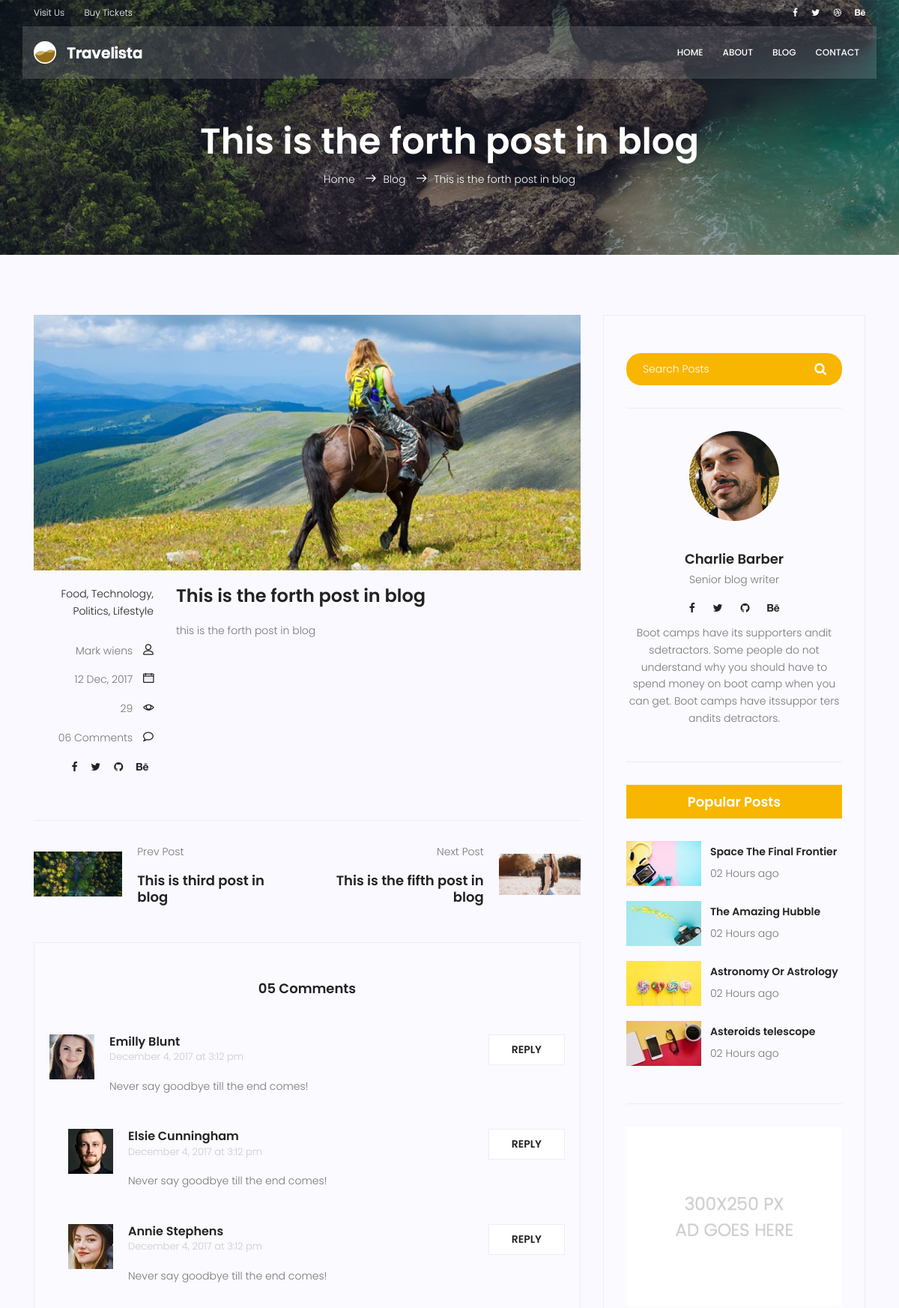
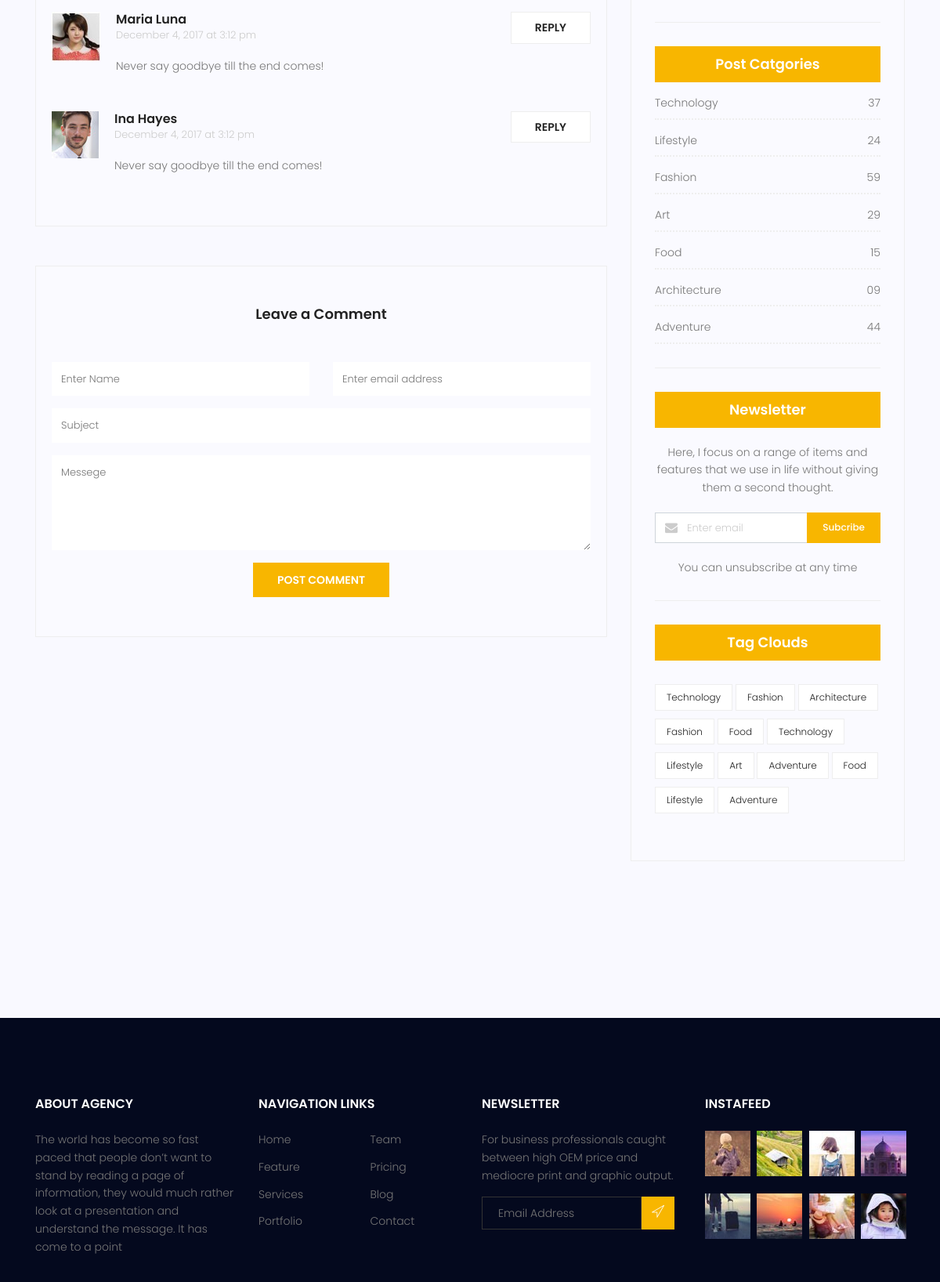
/blog/5/ (upper part), run on the app's committed database (2 pictures, top to bottom).
### blog/models.py (models this page shows, shortened)
class Post (models.Model) :
    image = models.ImageField(upload_to = 'blog/',default = 'blog/default.jpg')
    author = models.ForeignKey(User,on_delete=models.SET_NULL,null=True)
    title = models.CharField (max_length = 255)
    content = models.TextField ()
    category = models.ManyToManyField (Category)
    counted_view = models.IntegerField (default = 0)
    status = models.BooleanField (default = False)
    published_date = models.DateTimeField (null = True)
    created_date = models.DateTimeField (auto_now_add = True)
    update_date = models.DateTimeField (auto_now = True)
    class Meta:
        ordering = ['-created_date']

### blog/views.py (the view)
# urls.py: path('<int:pid>/', blog_single, name="single"),
def blog_single(request, pid):
    post = get_object_or_404(Post, pk=pid, status=1, published_date__lte=timezone.now())
    next_post = Post.objects.filter(id__gt=post.id, status = 1).order_by('id').first()
    previous_post = Post.objects.filter(id__lt=post.id, status = 1).order_by('-id').first()
    context = {'post': post, 'counted_view': post.counted_view, 'next_post': next_post, 'previous_post': previous_post}
    post.counted_view += 1
    post.save()
    return render(request, "blog/blog-single.html", context)

### templates/blog/blog-single.html (shortened to what this page needs)
{% extends 'base.html' %}
{% load static %}
{% block content %}
<section class="relative about-banner">
	<div class="overlay overlay-bg"></div>
	<div class="container">
		<div class="row d-flex align-items-center justify-content-center">
			<div class="about-content col-lg-12">
				<h1 class="text-white">
					{{post.title}}
				</h1>
				<p class="text-white link-nav"><a href="{% url 'website:index' %}">Home </a> <span
						class="lnr lnr-arrow-right"></span><a href="{% url 'blog:index' %}">Blog </a> <span
						class="lnr lnr-arrow-right"></span>{{post.title}}</p>
			</div>
		</div>
	</div>
</section>
<section class="post-content-area single-post-area">
	<div class="container">
		<div class="row">
			<div class="col-lg-8 posts-list">
				<div class="single-post row">
					<div class="col-lg-12">
						<div class="feature-img">
							<img class="img-fluid" src="{% static 'img/blog/feature-img1.jpg' %}" alt="">
						</div>
					</div>
					<div class="col-lg-3  col-md-3 meta-details">
						<ul class="tags">
							<li><a href="#">Food,</a></li>
							<li><a href="#">Technology,</a></li>
							<li><a href="#">Politics,</a></li>
							<li><a href="#">Lifestyle</a></li>
						</ul>
						<div class="user-details row">
							<p class="user-name col-lg-12 col-md-12 col-6"><a href="#">Mark wiens</a> <span
									class="lnr lnr-user"></span></p>
							<p class="date col-lg-12 col-md-12 col-6"><a href="#">12 Dec, 2017</a> <span
									class="lnr lnr-calendar-full"></span></p>
							<p class="view col-lg-12 col-md-12 col-6"><a href="#">{{post.counted_view}}</a> <span
									class="lnr lnr-eye"></span></p>
							<p class="comments col-lg-12 col-md-12 col-6"><a href="#">06 Comments</a> <span
									class="lnr lnr-bubble"></span></p>
							<ul class="social-links col-lg-12 col-md-12 col-6">
								<li><a href="#"><i class="fa fa-facebook"></i></a></li>
								<li><a href="#"><i class="fa fa-twitter"></i></a></li>
								<li><a href="#"><i class="fa fa-github"></i></a></li>
								<li><a href="#"><i class="fa fa-behance"></i></a></li>
							</ul>
						</div>
					</div>
					<div class="col-lg-9 col-md-9">
						<h3 class="mt-20 mb-20">{{post.title}}</h3>
						<p class="excert">
							{{post.content}}
						</p>
					</div>
				</div>
				<div class="navigation-area">
					<div class="row">
						<div
							class="col-lg-6 col-md-6 col-12 nav-left flex-row d-flex justify-content-start align-items-center">
							<div class="thumb">
								<a href="#"><img class="img-fluid" src="{{ previous_post.image.url }}" alt="{{ previous_post.title }}" width="120px"></a>
							</div>
							<div class="arrow">
								<a href="/blog/{{ previous_post.id }}/"></a>
							</div>
							<div class="detials">
								{% if previous_post %}
								<p>Prev Post</p>
								<a href="/blog/{{ previous_post.id }}/">
									<h4>{{ previous_post.title }}</h4>
								</a>
								{% endif %}
							</div>
						</div>
						<div
							class="col-lg-6 col-md-6 col-12 nav-right flex-row d-flex justify-content-end align-items-center">
							<div class="detials">
								{% if next_post %}
								<p>Next Post</p>
								<a href="/blog/{{ next_post.id }}/">
									<h4>{{ next_post.title }}</h4>
								</a>
								{% endif %}
							</div>
							<div class="arrow">
								<a href="/blog/{{ next_post.id }}/"></a>
							</div>
							<div class="thumb">
								<a href="/blog/{{ next_post.id }}/"><img class="img-fluid" src="{{ next_post.image.url }}" alt="{{ next_post.title }}" width="120px"></a>
							</div>
						</div>
					</div>
				</div>
				<div class="comments-area">
					<h4>05 Comments</h4>
					<div class="comment-list">
						<div class="single-comment justify-content-between d-flex">
							<div class="user justify-content-between d-flex">
								<div class="thumb">
									<img src="{% static 'img/blog/c1.jpg' %}" alt="">
								</div>
								<div class="desc">
									<h5><a href="#">Emilly Blunt</a></h5>
									<p class="date">December 4, 2017 at 3:12 pm </p>
									<p class="comment">
										Never say goodbye till the end comes!
									</p>
								</div>
							</div>
							<div class="reply-btn">
								<a href="" class="btn-reply text-uppercase">reply</a>
							</div>
						</div>
					</div>
					<div class="comment-list left-padding">
						<div class="single-comment justify-content-between d-flex">
							<div class="user justify-content-between d-flex">
								<div class="thumb">
									<img src="{% static 'img/blog/c2.jpg' %}" alt="">
								</div>
								<div class="desc">
									<h5><a href="#">Elsie Cunningham</a></h5>
									<p class="date">December 4, 2017 at 3:12 pm </p>
									<p class="comment">
										Never say goodbye till the end comes!
									</p>
								</div>
							</div>
							<div class="reply-btn">
								<a href="" class="btn-reply text-uppercase">reply</a>
							</div>
						</div>
					</div>
					<div class="comment-list left-padding">
						<div class="single-comment justify-content-between d-flex">
							<div class="user justify-content-between d-flex">
								<div class="thumb">
									<img src="{% static 'img/blog/c3.jpg' %}" alt="">
								</div>
								<div class="desc">
									<h5><a href="#">Annie Stephens</a></h5>
									<p class="date">December 4, 2017 at 3:12 pm </p>
									<p class="comment">
										Never say goodbye till the end comes!
									</p>
								</div>
							</div>
							<div class="reply-btn">
								<a href="" class="btn-reply text-uppercase">reply</a>
							</div>
						</div>
					</div>
					<div class="comment-list">
						<div class="single-comment justify-content-between d-flex">
							<div class="user justify-content-between d-flex">
								<div class="thumb">
									<img src="{% static 'img/blog/c4.jpg' %}" alt="">
								</div>
								<div class="desc">
									<h5><a href="#">Maria Luna</a></h5>
									<p class="date">December 4, 2017 at 3:12 pm </p>
									<p class="comment">
										Never say goodbye till the end comes!
									</p>
								</div>
							</div>
							<div class="reply-btn">
								<a href="" class="btn-reply text-uppercase">reply</a>
							</div>
						</div>
					</div>
					<div class="comment-list">
						<div class="single-comment justify-content-between d-flex">
							<div class="user justify-content-between d-flex">
								<div class="thumb">
									<img src="{% static 'img/blog/c5.jpg' %}" alt="">
								</div>
								<div class="desc">
									<h5><a href="#">Ina Hayes</a></h5>
									<p class="date">December 4, 2017 at 3:12 pm </p>
									<p class="comment">
										Never say goodbye till the end comes!
									</p>
								</div>
							</div>
							<div class="reply-btn">
								<a href="" class="btn-reply text-uppercase">reply</a>
							</div>
						</div>
					</div>
				</div>
				<div class="comment-form">
					<h4>Leave a Comment</h4>
					<form>
						<div class="form-group form-inline">
							<div class="form-group col-lg-6 col-md-12 name">
								<input type="text" class="form-control" id="name" placeholder="Enter Name"
									onfocus="this.placeholder = ''" onblur="this.placeholder = 'Enter Name'">
							</div>
							<div class="form-group col-lg-6 col-md-12 email">
								<input type="email" class="form-control" id="email" placeholder="Enter email address"
									onfocus="this.placeholder = ''" onblur="this.placeholder = 'Enter email address'">
							</div>
						</div>
						<div class="form-group">
							<input type="text" class="form-control" id="subject" placeholder="Subject"
								onfocus="this.placeholder = ''" onblur="this.placeholder = 'Subject'">
						</div>
						<div class="form-group">
							<textarea class="form-control mb-10" rows="5" name="message" placeholder="Messege"
								onfocus="this.placeholder = ''" onblur="this.placeholder = 'Messege'"
								required=""></textarea>
						</div>
						<a href="#" class="primary-btn text-uppercase">Post Comment</a>
					</form>
				</div>
			</div>
			<div class="col-lg-4 sidebar-widgets">
				<div class="widget-wrap">
					<div class="single-sidebar-widget search-widget">
						<form class="search-form" action="#">
							<input placeholder="Search Posts" name="search" type="text" onfocus="this.placeholder = ''"
								onblur="this.placeholder = 'Search Posts'">
							<button type="submit"><i class="fa fa-search"></i></button>
						</form>
					</div>
					<div class="single-sidebar-widget user-info-widget">
						<img src="{% static 'img/blog/user-info.png' %}" alt="">
						<a href="#">
							<h4>Charlie Barber</h4>
						</a>
						<p>
							Senior blog writer
						</p>
						<ul class="social-links">
							<li><a href="#"><i class="fa fa-facebook"></i></a></li>
							<li><a href="#"><i class="fa fa-twitter"></i></a></li>
							<li><a href="#"><i class="fa fa-github"></i></a></li>
							<li><a href="#"><i class="fa fa-behance"></i></a></li>
						</ul>
						<p>
							Boot camps have its supporters andit sdetractors. Some people do not understand why you
							should have to spend money on boot camp when you can get. Boot camps have itssuppor ters
							andits detractors.
						</p>
					</div>
					<div class="single-sidebar-widget popular-post-widget">
						<h4 class="popular-title">Popular Posts</h4>
						<div class="popular-post-list">
							<div class="single-post-list d-flex flex-row align-items-center">
								<div class="thumb">
									<img class="img-fluid" src="{% static 'img/blog/pp1.jpg' %}" alt="">
								</div>
								<div class="details">
									<a href="blog-single.html">
										<h6>Space The Final Frontier</h6>
									</a>
									<p>02 Hours ago</p>
								</div>
							</div>
							<div class="single-post-list d-flex flex-row align-items-center">
								<div class="thumb">
									<img class="img-fluid" src="{% static 'img/blog/pp2.jpg' %}" alt="">
								</div>
								<div class="details">
									<a href="blog-single.html">
										<h6>The Amazing Hubble</h6>
									</a>
									<p>02 Hours ago</p>
								</div>
							</div>
							<div class="single-post-list d-flex flex-row align-items-center">
								<div class="thumb">
									<img class="img-fluid" src="{% static 'img/blog/pp3.jpg' %}" alt="">
								</div>
								<div class="details">
									<a href="blog-single.html">
										<h6>Astronomy Or Astrology</h6>
									</a>
									<p>02 Hours ago</p>
								</div>
							</div>
							<div class="single-post-list d-flex flex-row align-items-center">
								<div class="thumb">
									<img class="img-fluid" src="{% static 'img/blog/pp4.jpg' %}" alt="">
								</div>
								<div class="details">
									<a href="blog-single.html">
										<h6>Asteroids telescope</h6>
									</a>
									<p>02 Hours ago</p>
								</div>
							</div>
						</div>
					</div>
					<div class="single-sidebar-widget ads-widget">
						<a href="#"><img class="img-fluid" src="{% static 'img/blog/ads-banner.jpg' %}" alt=""></a>
					</div>
					<div class="single-sidebar-widget post-category-widget">
						<h4 class="category-title">Post Catgories</h4>
						<ul class="cat-list">
							<li>
								<a href="#" class="d-flex justify-content-between">
									<p>Technology</p>
									<p>37</p>
								</a>
							</li>
							<li>
								<a href="#" class="d-flex justify-content-between">
									<p>Lifestyle</p>
									<p>24</p>
								</a>
							</li>
							<li>
								<a href="#" class="d-flex justify-content-between">
									<p>Fashion</p>
									<p>59</p>
								</a>
							</li>
							<li>
								<a href="#" class="d-flex justify-content-between">
									<p>Art</p>
									<p>29</p>
								</a>
							</li>
							<li>
								<a href="#" class="d-flex justify-content-between">
									<p>Food</p>
									<p>15</p>
								</a>
							</li>
							<li>
								<a href="#" class="d-flex justify-content-between">
									<p>Architecture</p>
									<p>09</p>
								</a>
							</li>
							<li>
								<a href="#" class="d-flex justify-content-between">
									<p>Adventure</p>
									<p>44</p>
								</a>
							</li>
						</ul>
					</div>
					<div class="single-sidebar-widget newsletter-widget">
						<h4 class="newsletter-title">Newsletter</h4>
						<p>
							Here, I focus on a range of items and features that we use in life without
							giving them a second thought.
						</p>
						<div class="form-group d-flex flex-row">
							<div class="col-autos">
								<div class="input-group">
									<div class="input-group-prepend">
										<div class="input-group-text"><i class="fa fa-envelope" aria-hidden="true"></i>
										</div>
									</div>
									<input type="text" class="form-control" id="inlineFormInputGroup"
										placeholder="Enter email" onfocus="this.placeholder = ''"
										onblur="this.placeholder = 'Enter email'">
								</div>
							</div>
							<a href="#" class="bbtns">Subcribe</a>
						</div>
						<p class="text-bottom">
							You can unsubscribe at any time
						</p>
					</div>
					<div class="single-sidebar-widget tag-cloud-widget">
						<h4 class="tagcloud-title">Tag Clouds</h4>
						<ul>
							<li><a href="#">Technology</a></li>
							<li><a href="#">Fashion</a></li>
							<li><a href="#">Architecture</a></li>
							<li><a href="#">Fashion</a></li>
							<li><a href="#">Food</a></li>
							<li><a href="#">Technology</a></li>
							<li><a href="#">Lifestyle</a></li>
							<li><a href="#">Art</a></li>
							<li><a href="#">Adventure</a></li>
							<li><a href="#">Food</a></li>
							<li><a href="#">Lifestyle</a></li>
							<li><a href="#">Adventure</a></li>
						</ul>
					</div>
				</div>
			</div>
		</div>
	</div>
</section>
{% endblock %}

### data on the page
Post: title "This is the forth post in blog", counted_view "29", content "this is the forth post in blog"
Post: image (picture), title "This is third post in blog"
Post: title "This is the fifth post in blog", image (picture)
